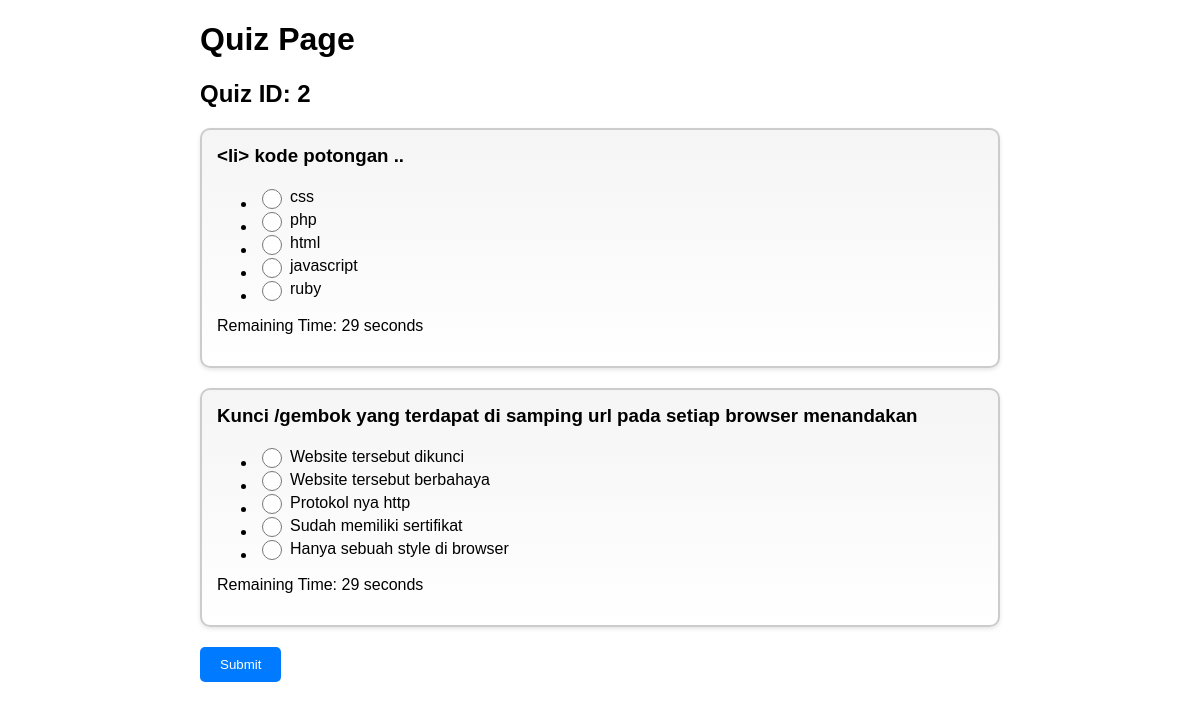
The page /2 (signed in) on the database its author committed.
### exam/models.py (models this page shows, shortened)
class Question(models.Model):
	question_name= models.ForeignKey(courseName, on_delete=models.CASCADE)
	question = models.CharField(max_length= 200)
	time_limit = models.DurationField(default=timezone.timedelta(minutes=10))
	answer = models.IntegerField()
	option_one= models.CharField(max_length= 200, blank= True)
	option_two= models.CharField(max_length= 200, blank= True)
	option_three= models.CharField(max_length= 200, blank= True)
	option_four= models.CharField(max_length= 200, blank= True)
	option_five= models.CharField(max_length= 200, blank= True)
	marks= models.IntegerField(default=5)

### exam/views.py (the view)
# urls.py: path('<id>', take_id, name="take_id"),
@login_required
def take_id(request, id):
    try:
        id_value= int(id)
        questions = Question.objects.filter(question_name_id=id_value)[:20]
        content = {'id': id, 'questions': questions}
        return render(request, 'quiz.html', content)
    except ValueError:
        raise Http404("No data found for the given ID")

### templates/quiz.html (shortened to what this page needs)
{% extends 'base.html' %}
{% load static %}
{% block content %}
    <link rel="stylesheet" href="{% static 'style.css' %}">
<div class="quiz-container">
    <h1>Quiz Page</h1>
    <h2>Quiz ID: {{ id }}</h2>
    <form method="post" action="{% url 'quiz_submit' %}">
        {% for question in questions %}
        <div class="quiz-card">
            <h3>{{ question.question }}</h3>
            <ul>
        <li><label class="radio-label"><input type="radio" name="question_{{ question.id }}" value="1">
            <label class="option-label">{{ question.option_one }}</label></label></li>
        <li><label class="radio-label"><input type="radio" name="question_{{ question.id }}" value="2">
            <label class="option-label">{{ question.option_two }}</label></label></li>
        <li><label class="radio-label"><input type="radio" name="question_{{ question.id }}" value="3">
            <label class="option-label">{{ question.option_three }}</label></label></li>
        <li><label class="radio-label"><input type="radio" name="question_{{ question.id }}" value="4">
            <label class="option-label">{{ question.option_four }}</label></label></li>
        <li><label class="radio-label"><input type="radio" name="question_{{ question.id }}" value="5">
            <label class="option-label">{{ question.option_five }}</label></label></li>
    </ul>
            <p class="timer" data-time="{{ question.time_limit.total_seconds }}">Remaining Time: {{ question.time_limit.total_seconds }} seconds</p>
        </div>
        {% endfor %}
        <button class="button" type="submit">Submit</button>
    </form>
</div>
{% endblock %}

### static/style.css (style rules this page uses)
.quiz-container { max-width: 800px; margin: 0 auto; }
.radio-label { display: flex; align-items: center; }
.radio-label input[type="radio"] { margin-right: 8px; width: 20px; height: 20px; }
.quiz-card { border: 2px solid #ccc; border-radius: 10px; padding: 15px; background: linear-gradient(to bottom, #f5f5f5, #ffffff); margin-bottom: 20px; box-shadow: 0 2px 4px rgba(0, 0, 0, 0.1); }
.quiz-card h3 { margin-top: 0; }
.button { display: inline-block; padding: 10px 20px; background-color: #007bff; color: #fff; text-decoration: none; border: none; border-radius: 5px; }
.option-label { cursor: pointer; }

### templates/quiz.html (style rules this page uses)
.quiz-card { border: 2px solid #ccc; border-radius: 10px; padding: 15px; margin-bottom: 20px; }
.option-label { cursor: pointer; }

### rows shown on the page
Question: question "<li> kode potongan ..", option_one "css", option_two "php", option_three "html", option_four "javascript", option_five "ruby"
Question: question "Kunci /gembok yang terdapat di samping url pada setiap browser menandakan", option_one "Website tersebut dikunci", option_two "Website tersebut berbahaya", option_three "Protokol nya http", option_four "Sudah memiliki sertifikat", option_five "Hanya sebuah style di browser"

### other values the page prints
{{ id }} "2"
